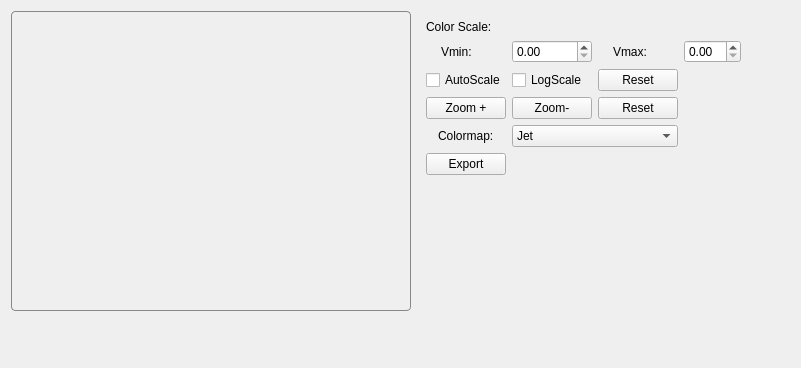
                <widget class="QWidget" name="predict2dImageTab">
                 <property name="styleSheet">
                  <string notr="true"/>
                 </property>
                 <attribute name="title">
                  <string>Predict-2D</string>
                 </attribute>
                 <layout class="QGridLayout" name="gridLayout_22">
                  <item row="2" column="0">
                   <spacer name="predict2dSpacer">
                    <property name="orientation">
                     <enum>Qt::Vertical</enum>
                    </property>
                    <property name="sizeHint" stdset="0">
                     <size>
                      <width>20</width>
                      <height>40</height>
                     </size>
                    </property>
                   </spacer>
                  </item>
                  <item row="0" column="0">
                   <widget class="QGraphicsView" name="predict2dGraphicsView">
                    <property name="sizePolicy">
                     <sizepolicy hsizetype="Fixed" vsizetype="Fixed">
                      <horstretch>0</horstretch>
                      <verstretch>0</verstretch>
                     </sizepolicy>
                    </property>
                    <property name="minimumSize">
                     <size>
                      <width>400</width>
                      <height>300</height>
                     </size>
                    </property>
                    <property name="styleSheet">
                     <string notr="true">QGraphicsView {
    background: transparent;
    border: 1px solid #888888; 
    border-radius: 4px;  
}</string>
                    </property>
                   </widget>
                  </item>
                  <item row="0" column="1" rowspan="3">
                   <widget class="QWidget" name="predict2dParameterWidget" native="true">
                    <layout class="QGridLayout" name="gridLayout_21">
                     <item row="0" column="0">
                      <widget class="QLabel" name="predict2dColorScaleLabel">
                       <property name="maximumSize">
                        <size>
                         <width>16777215</width>
                         <height>20</height>
                        </size>
                       </property>
                       <property name="text">
                        <string>Color Scale:</string>
                       </property>
                      </widget>
                     </item>
                     <item row="1" column="1">
                      <widget class="QDoubleSpinBox" name="predict2dVminValue"/>
                     </item>
                     <item row="1" column="0" alignment="Qt::AlignHCenter">
                      <widget class="QLabel" name="predict2dVminLabel">
                       <property name="sizePolicy">
                        <sizepolicy hsizetype="Fixed" vsizetype="Preferred">
                         <horstretch>0</horstretch>
                         <verstretch>0</verstretch>
                        </sizepolicy>
                       </property>
                       <property name="minimumSize">
                        <size>
                         <width>50</width>
                         <height>0</height>
                        </size>
                       </property>
                       <property name="maximumSize">
                        <size>
                         <width>1000</width>
                         <height>16777215</height>
                        </size>
                       </property>
                       <property name="text">
                        <string>Vmin:</string>
                       </property>
                      </widget>
                     </item>
                     <item row="2" column="0">
                      <widget class="QCheckBox" name="predict2dAutoScaleCheckBox">
                       <property name="text">
                        <string>AutoScale</string>
                       </property>
                      </widget>
                     </item>
                     <item row="3" column="2">
                      <widget class="QPushButton" name="predict2dZoomResetButton">
                       <property name="sizePolicy">
                        <sizepolicy hsizetype="Fixed" vsizetype="Fixed">
                         <horstretch>0</horstretch>
                         <verstretch>0</verstretch>
                        </sizepolicy>
                       </property>
                       <property name="minimumSize">
                        <size>
                         <width>80</width>
                         <height>0</height>
                        </size>
                       </property>
                       <property name="maximumSize">
                        <size>
                         <width>80</width>
                         <height>16777215</height>
                        </size>
                       </property>
                       <property name="text">
                        <string>Reset</string>
                       </property>
                      </widget>
                     </item>
                     <item row="9" column="3">
                      <spacer name="predict2dSpacer_2">
                       <property name="orientation">
                        <enum>Qt::Vertical</enum>
                       </property>
                       <property name="sizeHint" stdset="0">
                        <size>
                         <width>20</width>
                         <height>40</height>
                        </size>
                       </property>
                      </spacer>
                     </item>
                     <item row="3" column="1">
                      <widget class="QPushButton" name="predict2dZoomOutButton">
                       <property name="text">
                        <string>Zoom-</string>
                       </property>
                      </widget>
                     </item>
                     <item row="2" column="1">
                      <widget class="QCheckBox" name="predict2dLogScaleCheckBox">
                       <property name="text">
                        <string>LogScale</string>
                       </property>
                      </widget>
                     </item>
                     <item row="5" column="0" alignment="Qt::AlignHCenter">
                      <widget class="QLabel" name="predict2dColormapLabel">
                       <property name="maximumSize">
                        <size>
                         <width>16777215</width>
                         <height>23</height>
                        </size>
                       </property>
                       <property name="text">
                        <string>Colormap:</string>
                       </property>
                      </widget>
                     </item>
                     <item row="7" column="0" colspan="2">
                      <widget class="QWidget" name="widget_6" native="true"/>
                     </item>
                     <item row="2" column="2">
                      <widget class="QPushButton" name="predict2dAutoScaleResetButton">
                       <property name="text">
                        <string>Reset</string>
                       </property>
                      </widget>
                     </item>
                     <item row="1" column="2" alignment="Qt::AlignHCenter">
                      <widget class="QLabel" name="predict2dVmaxLabel">
                       <property name="sizePolicy">
                        <sizepolicy hsizetype="Fixed" vsizetype="Preferred">
                         <horstretch>0</horstretch>
                         <verstretch>0</verstretch>
                        </sizepolicy>
                       </property>
                       <property name="minimumSize">
                        <size>
                         <width>50</width>
                         <height>0</height>
                        </size>
                       </property>
                       <property name="maximumSize">
                        <size>
                         <width>1000</width>
                         <height>16777215</height>
                        </size>
                       </property>
                       <property name="text">
                        <string>Vmax:</string>
                       </property>
                      </widget>
                     </item>
                     <item row="1" column="4">
                      <spacer name="horizontalSpacer_2">
                       <property name="orientation">
                        <enum>Qt::Horizontal</enum>
                       </property>
                       <property name="sizeHint" stdset="0">
                        <size>
                         <width>40</width>
                         <height>20</height>
                        </size>
                       </property>
                      </spacer>
                     </item>
                     <item row="1" column="3">
                      <widget class="QDoubleSpinBox" name="predict2dVmaxValue"/>
                     </item>
                     <item row="3" column="0">
                      <widget class="QPushButton" name="predict2dZoomInButton">
                       <property name="text">
                        <string>Zoom +</string>
                       </property>
                      </widget>
                     </item>
                     <item row="6" column="0">
                      <widget class="QPushButton" name="predict2dExportButton">
                       <property name="text">
                        <string>Export</string>
                       </property>
                      </widget>
                     </item>
                     <item row="5" column="1" colspan="2">
                      <widget class="QComboBox" name="predict2dLabelCombox">
                       <item>
                        <property name="text">
                         <string>Jet</string>
                        </property>
                       </item>
                      </widget>
                     </item>
                     <item row="8" column="0" colspan="4">
                      <widget class="QWidget" name="predict2dParameter1dpartWidget" native="true">
                       <property name="minimumSize">
                        <size>
                         <width>0</width>
                         <height>30</height>
                        </size>
                       </property>
                      </widget>
                     </item>
                    </layout>
                   </widget>
                  </item>
                 </layout>
                </widget>
